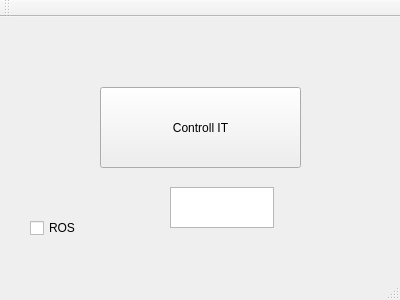
<?xml version="1.0" encoding="UTF-8"?>
<ui version="4.0">
 <class>MainWindow</class>
 <widget class="QMainWindow" name="MainWindow">
  <property name="geometry">
   <rect>
    <x>0</x>
    <y>0</y>
    <width>400</width>
    <height>300</height>
   </rect>
  </property>
  <property name="windowTitle">
   <string>ardrone controller</string>
  </property>
  <property name="windowIcon">
   <iconset>
    <normaloff>../../../Рабочий стол/123.png</normaloff>../../../Рабочий стол/123.png</iconset>
  </property>
  <widget class="QWidget" name="centralWidget">
   <widget class="QPushButton" name="pushButton">
    <property name="geometry">
     <rect>
      <x>100</x>
      <y>70</y>
      <width>201</width>
      <height>81</height>
     </rect>
    </property>
    <property name="text">
     <string>Controll IT</string>
    </property>
   </widget>
   <widget class="QCheckBox" name="checkBox">
    <property name="geometry">
     <rect>
      <x>30</x>
      <y>200</y>
      <width>97</width>
      <height>22</height>
     </rect>
    </property>
    <property name="text">
     <string>ROS</string>
    </property>
   </widget>
   <widget class="QTextEdit" name="textEdit">
    <property name="geometry">
     <rect>
      <x>170</x>
      <y>170</y>
      <width>104</width>
      <height>41</height>
     </rect>
    </property>
   </widget>
  </widget>
  <widget class="QMenuBar" name="menuBar">
   <property name="geometry">
    <rect>
     <x>0</x>
     <y>0</y>
     <width>400</width>
     <height>25</height>
    </rect>
   </property>
  </widget>
  <widget class="QToolBar" name="mainToolBar">
   <attribute name="toolBarArea">
    <enum>TopToolBarArea</enum>
   </attribute>
   <attribute name="toolBarBreak">
    <bool>false</bool>
   </attribute>
  </widget>
  <widget class="QStatusBar" name="statusBar"/>
 </widget>
 <layoutdefault spacing="6" margin="11"/>
 <resources/>
 <connections/>
</ui>
